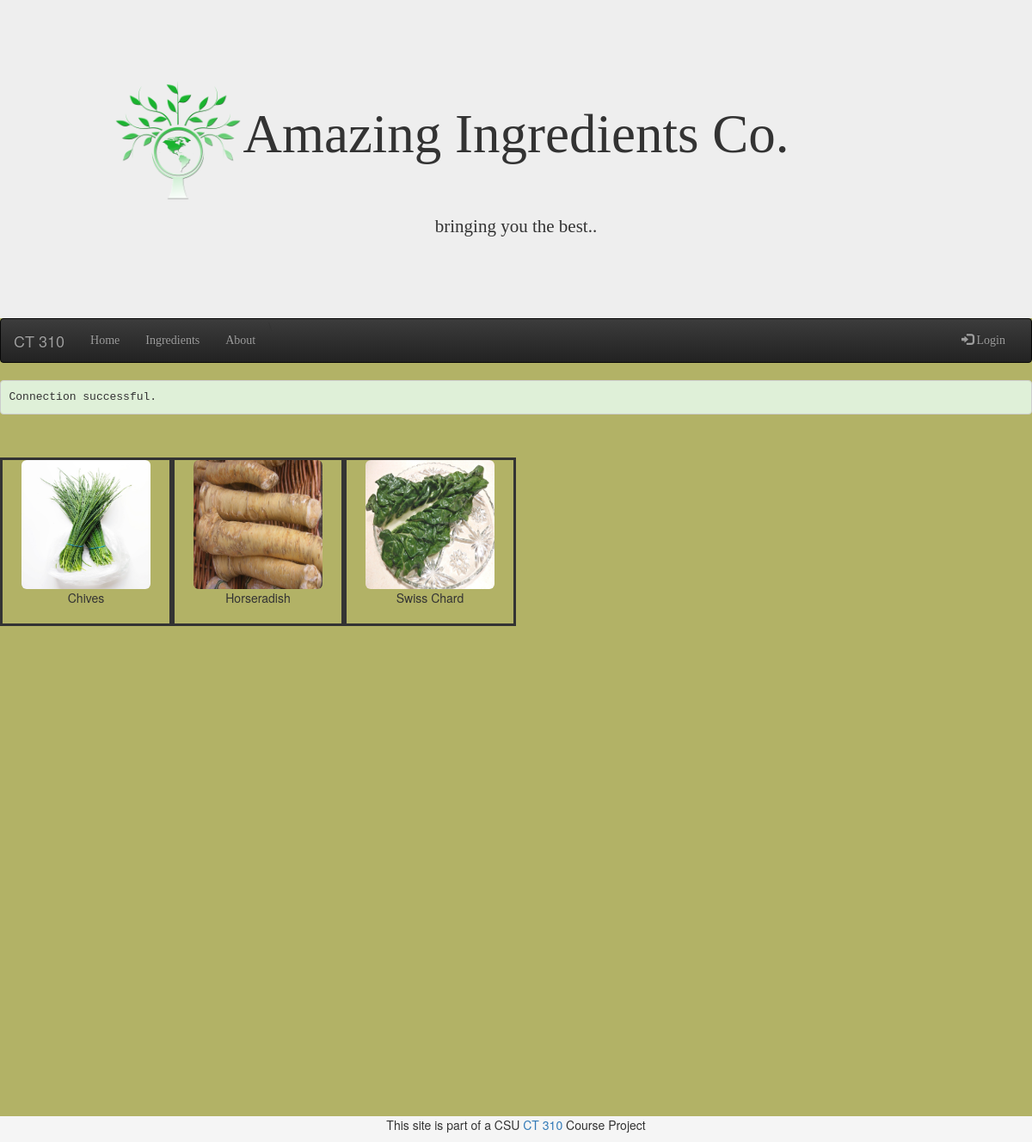
The page / on the database its author committed.
### tables this page shows
CREATE TABLE "ingredients" ("name" text PRIMARY KEY  NOT NULL  UNIQUE , "description" text NOT NULL , "image" text);

### index.php (the view, shortened to what this page needs)
<?php
	include 'header.php';
	include 'dbconnect.php';
	$ingredients = $dbh->query("SELECT * FROM INGREDIENTS");
	echo '<div id="contents">';
	foreach( $ingredients as $row) {
		echo '<div class="col-lg-2 col-md-2 ingredients" align="center">';
		echo '<a href="ingredient.php?name=' . $row["name"] . '">';
                             echo  '<img src="images/' . $row["image"] . '" class="img-rounded" alt="ingredient1" style="width:150px;height:150px;border:3;">';
                       echo ' </a>';
			echo '<p>'. $row["name"] . '</p>';
	echo '</div>';
	}
	echo "</div>";
?>
<?php
	include 'footer.php';
?>

### custom.css (style rules this page uses)
p { margin: 0 0 20px 0; }
body { margin-bottom: 50px; background-color: #b2b266; }
.ingredients { margin:40px 0 600px 0; border-style: solid; border-width: 3px; }

### rows shown on the page
ingredients: image (picture), name "Chives"
ingredients: image (picture), name "Horseradish"
ingredients: image (picture), name "Swiss Chard"
